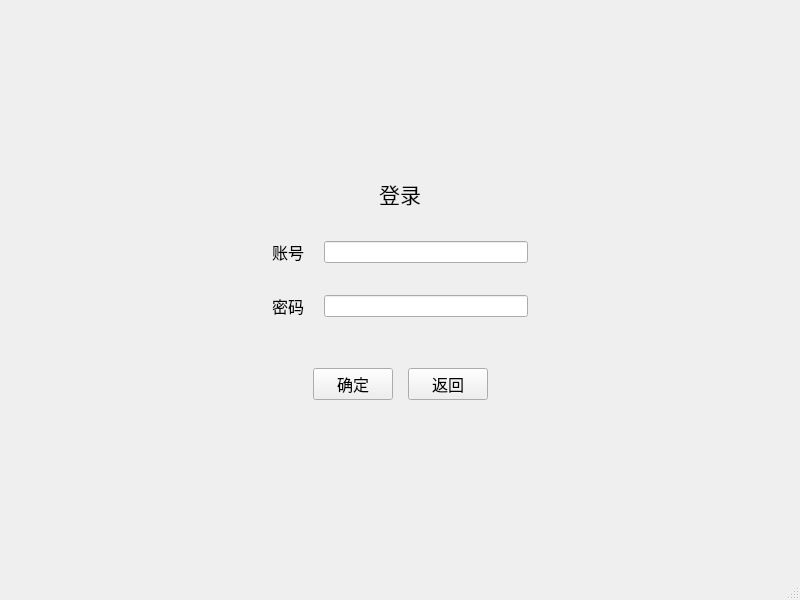
<?xml version="1.0" encoding="UTF-8"?>
<ui version="4.0">
 <class>Login</class>
 <widget class="QMainWindow" name="Login">
  <property name="geometry">
   <rect>
    <x>0</x>
    <y>0</y>
    <width>800</width>
    <height>600</height>
   </rect>
  </property>
  <property name="windowTitle">
   <string>MainWindow</string>
  </property>
  <widget class="QWidget" name="centralwidget">
   <layout class="QVBoxLayout" name="verticalLayout">
    <item>
     <layout class="QGridLayout" name="gridLayout_3">
      <property name="verticalSpacing">
       <number>50</number>
      </property>
      <item row="0" column="1">
       <spacer name="verticalSpacer">
        <property name="orientation">
         <enum>Qt::Vertical</enum>
        </property>
        <property name="sizeHint" stdset="0">
         <size>
          <width>20</width>
          <height>40</height>
         </size>
        </property>
       </spacer>
      </item>
      <item row="1" column="0">
       <spacer name="horizontalSpacer_3">
        <property name="orientation">
         <enum>Qt::Horizontal</enum>
        </property>
        <property name="sizeHint" stdset="0">
         <size>
          <width>40</width>
          <height>20</height>
         </size>
        </property>
       </spacer>
      </item>
      <item row="1" column="1">
       <layout class="QGridLayout" name="gridLayout_2">
        <property name="verticalSpacing">
         <number>30</number>
        </property>
        <item row="0" column="0">
         <spacer name="horizontalSpacer_5">
          <property name="orientation">
           <enum>Qt::Horizontal</enum>
          </property>
          <property name="sizeHint" stdset="0">
           <size>
            <width>40</width>
            <height>20</height>
           </size>
          </property>
         </spacer>
        </item>
        <item row="0" column="1">
         <widget class="QLabel" name="label">
          <property name="sizePolicy">
           <sizepolicy hsizetype="Maximum" vsizetype="Maximum">
            <horstretch>0</horstretch>
            <verstretch>0</verstretch>
           </sizepolicy>
          </property>
          <property name="font">
           <font>
            <family>等线</family>
            <pointsize>14</pointsize>
           </font>
          </property>
          <property name="text">
           <string>&lt;html&gt;&lt;head/&gt;&lt;body&gt;&lt;p align=&quot;center&quot;&gt;&lt;span style=&quot; font-size:16pt;&quot;&gt;登录&lt;/span&gt;&lt;/p&gt;&lt;/body&gt;&lt;/html&gt;</string>
          </property>
          <property name="textFormat">
           <enum>Qt::AutoText</enum>
          </property>
          <property name="alignment">
           <set>Qt::AlignCenter</set>
          </property>
          <property name="wordWrap">
           <bool>false</bool>
          </property>
         </widget>
        </item>
        <item row="0" column="2">
         <spacer name="horizontalSpacer_6">
          <property name="orientation">
           <enum>Qt::Horizontal</enum>
          </property>
          <property name="sizeHint" stdset="0">
           <size>
            <width>40</width>
            <height>20</height>
           </size>
          </property>
         </spacer>
        </item>
        <item row="1" column="0" colspan="3">
         <layout class="QGridLayout" name="gridLayout">
          <property name="horizontalSpacing">
           <number>20</number>
          </property>
          <property name="verticalSpacing">
           <number>30</number>
          </property>
          <item row="0" column="0">
           <widget class="QLabel" name="label_2">
            <property name="sizePolicy">
             <sizepolicy hsizetype="Maximum" vsizetype="Maximum">
              <horstretch>0</horstretch>
              <verstretch>0</verstretch>
             </sizepolicy>
            </property>
            <property name="font">
             <font>
              <family>等线</family>
              <pointsize>12</pointsize>
             </font>
            </property>
            <property name="text">
             <string>&lt;html&gt;&lt;head/&gt;&lt;body&gt;&lt;p align=&quot;center&quot;&gt;&lt;span style=&quot; font-size:12pt;&quot;&gt;账号&lt;/span&gt;&lt;/p&gt;&lt;/body&gt;&lt;/html&gt;</string>
            </property>
            <property name="textFormat">
             <enum>Qt::RichText</enum>
            </property>
            <property name="alignment">
             <set>Qt::AlignCenter</set>
            </property>
            <property name="wordWrap">
             <bool>false</bool>
            </property>
           </widget>
          </item>
          <item row="0" column="1">
           <widget class="QLineEdit" name="AccountLineEdit">
            <property name="autoFillBackground">
             <bool>false</bool>
            </property>
           </widget>
          </item>
          <item row="1" column="0">
           <widget class="QLabel" name="label_3">
            <property name="sizePolicy">
             <sizepolicy hsizetype="Maximum" vsizetype="Maximum">
              <horstretch>0</horstretch>
              <verstretch>0</verstretch>
             </sizepolicy>
            </property>
            <property name="font">
             <font>
              <family>等线</family>
              <pointsize>12</pointsize>
             </font>
            </property>
            <property name="text">
             <string>&lt;html&gt;&lt;head/&gt;&lt;body&gt;&lt;p align=&quot;center&quot;&gt;&lt;span style=&quot; font-size:12pt;&quot;&gt;密码&lt;/span&gt;&lt;/p&gt;&lt;/body&gt;&lt;/html&gt;</string>
            </property>
            <property name="textFormat">
             <enum>Qt::RichText</enum>
            </property>
            <property name="alignment">
             <set>Qt::AlignCenter</set>
            </property>
            <property name="wordWrap">
             <bool>false</bool>
            </property>
           </widget>
          </item>
          <item row="1" column="1">
           <widget class="QLineEdit" name="PasswordLineEdit">
            <property name="autoFillBackground">
             <bool>false</bool>
            </property>
           </widget>
          </item>
         </layout>
        </item>
       </layout>
      </item>
      <item row="1" column="2">
       <spacer name="horizontalSpacer_4">
        <property name="orientation">
         <enum>Qt::Horizontal</enum>
        </property>
        <property name="sizeHint" stdset="0">
         <size>
          <width>40</width>
          <height>20</height>
         </size>
        </property>
       </spacer>
      </item>
      <item row="2" column="0" colspan="3">
       <layout class="QHBoxLayout" name="horizontalLayout">
        <property name="spacing">
         <number>15</number>
        </property>
        <item>
         <spacer name="horizontalSpacer">
          <property name="orientation">
           <enum>Qt::Horizontal</enum>
          </property>
          <property name="sizeHint" stdset="0">
           <size>
            <width>238</width>
            <height>20</height>
           </size>
          </property>
         </spacer>
        </item>
        <item>
         <widget class="QPushButton" name="ConfirmButton">
          <property name="font">
           <font>
            <family>等线</family>
            <pointsize>12</pointsize>
           </font>
          </property>
          <property name="text">
           <string>确定</string>
          </property>
         </widget>
        </item>
        <item>
         <widget class="QPushButton" name="BackButton">
          <property name="font">
           <font>
            <family>等线</family>
            <pointsize>12</pointsize>
           </font>
          </property>
          <property name="text">
           <string>返回</string>
          </property>
         </widget>
        </item>
        <item>
         <spacer name="horizontalSpacer_2">
          <property name="orientation">
           <enum>Qt::Horizontal</enum>
          </property>
          <property name="sizeHint" stdset="0">
           <size>
            <width>238</width>
            <height>20</height>
           </size>
          </property>
         </spacer>
        </item>
       </layout>
      </item>
      <item row="3" column="1">
       <spacer name="verticalSpacer_2">
        <property name="orientation">
         <enum>Qt::Vertical</enum>
        </property>
        <property name="sizeHint" stdset="0">
         <size>
          <width>20</width>
          <height>40</height>
         </size>
        </property>
       </spacer>
      </item>
     </layout>
    </item>
   </layout>
  </widget>
  <widget class="QMenuBar" name="menubar">
   <property name="geometry">
    <rect>
     <x>0</x>
     <y>0</y>
     <width>800</width>
     <height>26</height>
    </rect>
   </property>
  </widget>
  <widget class="QStatusBar" name="statusbar"/>
 </widget>
 <resources/>
 <connections/>
</ui>
